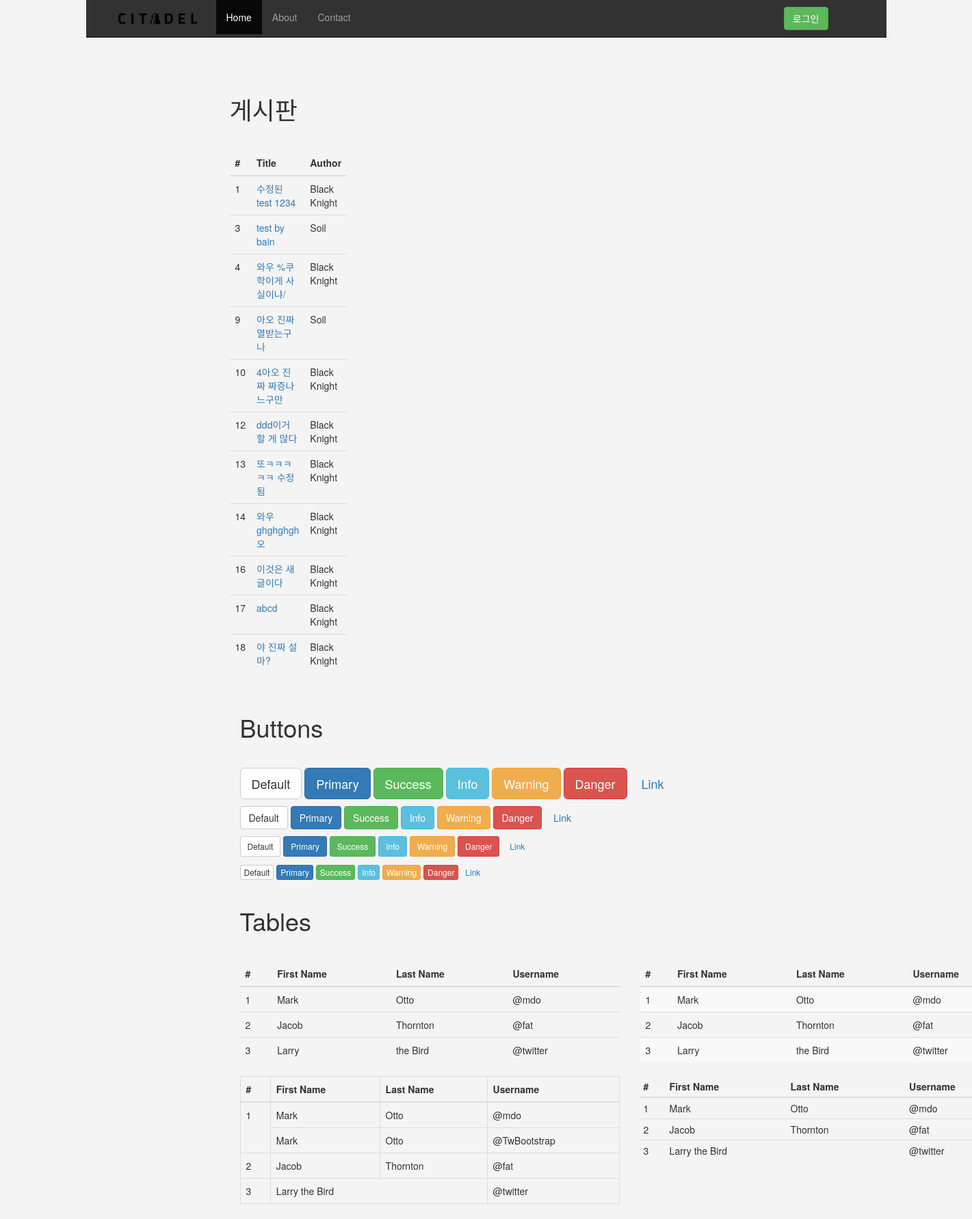
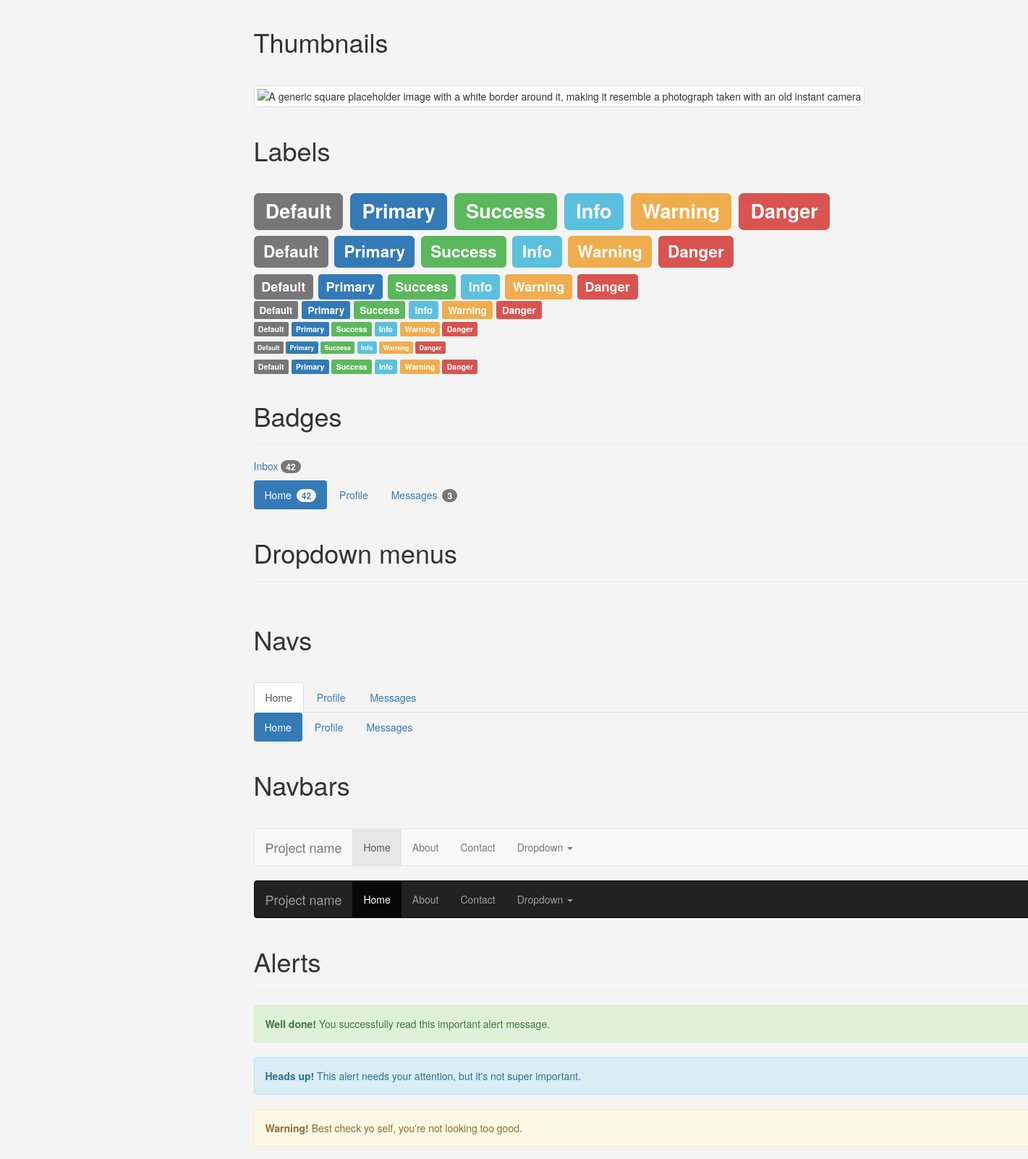
The page / (upper part) on the database its author committed (2 pictures, top to bottom).
### citadel_declarative.py (models this page shows)
class Message(Base):
	__tablename__ = 'message'
	id = Column(Integer, primary_key = True)
	title = Column(String(250), nullable = False)
	text = Column(String(4096), nullable = False)
	user_id = Column(Integer, ForeignKey('user.id'))
	user = relationship(User)

class User(Base):
	__tablename__ = 'user'
	id = Column(Integer, primary_key = True)
	userid = Column(String(250), nullable = False)
	first_name = Column(String(250), nullable = False)
	last_name = Column(String(250), nullable = False)
	email_addr = Column(String(250), nullable = False)
	nickname = Column(String(250), nullable = False)
	pw_hash = Column(String(250), nullable = False)

### main.py (the view)
@app.route('/')
def main():
	posts = [alc2jsonex(post) for post in dbs.query(Message).all()]
	if session.get('user_info'):
		form = AddPostForm(request.form)
		return render_template('main.html', form=form, posts=posts)
	return render_template('main.html', posts=posts)

### main.py (called while the page is built)
def alc2jsonex(row):
    return dict([(col, getattr(row,col)) for col in row.__table__.columns.keys()] + [('author', row.user.nickname)])

### templates/main.html (shortened to what this page needs)
{% extends "layout.html" %}
{% block body %}
<div class="page-header">
  <h1>게시판</h1>
</div>
<div class="row">
  <div class="col-md-3">
    <table class="table">
      <thead>
        <tr>
          <th>#</th>
          <th>Title</th>
          <th>Author</th>
        </tr>
      </thead>
      <tbody>
        {% for post in posts %}
          <tr>
            <td>{{ post.id }}</td>
            <td><a href="{{ url_for('show_post', id=post.id) }}">{{ post.title }}</a></td>
            <td>{{ post.author }}</td>
          </tr>
        {% else %}
          <em>No posts here so far.</em>
        {% endfor %}
      </tbody>
    </table>
  </div>
</div>
<div class="container theme-showcase" role="main">
  <div class="page-header">
    <h1>Buttons</h1>
  </div>
  <p>
    <button type="button" class="btn btn-lg btn-default">Default</button>
    <button type="button" class="btn btn-lg btn-primary">Primary</button>
    <button type="button" class="btn btn-lg btn-success">Success</button>
    <button type="button" class="btn btn-lg btn-info">Info</button>
    <button type="button" class="btn btn-lg btn-warning">Warning</button>
    <button type="button" class="btn btn-lg btn-danger">Danger</button>
    <button type="button" class="btn btn-lg btn-link">Link</button>
  </p>
  <p>
    <button type="button" class="btn btn-default">Default</button>
    <button type="button" class="btn btn-primary">Primary</button>
    <button type="button" class="btn btn-success">Success</button>
    <button type="button" class="btn btn-info">Info</button>
    <button type="button" class="btn btn-warning">Warning</button>
    <button type="button" class="btn btn-danger">Danger</button>
    <button type="button" class="btn btn-link">Link</button>
  </p>
  <p>
    <button type="button" class="btn btn-sm btn-default">Default</button>
    <button type="button" class="btn btn-sm btn-primary">Primary</button>
    <button type="button" class="btn btn-sm btn-success">Success</button>
    <button type="button" class="btn btn-sm btn-info">Info</button>
    <button type="button" class="btn btn-sm btn-warning">Warning</button>
    <button type="button" class="btn btn-sm btn-danger">Danger</button>
    <button type="button" class="btn btn-sm btn-link">Link</button>
  </p>
  <p>
    <button type="button" class="btn btn-xs btn-default">Default</button>
    <button type="button" class="btn btn-xs btn-primary">Primary</button>
    <button type="button" class="btn btn-xs btn-success">Success</button>
    <button type="button" class="btn btn-xs btn-info">Info</button>
    <button type="button" class="btn btn-xs btn-warning">Warning</button>
    <button type="button" class="btn btn-xs btn-danger">Danger</button>
    <button type="button" class="btn btn-xs btn-link">Link</button>
  </p>
  <div class="page-header">
    <h1>Tables</h1>
  </div>
  <div class="row">
    <div class="col-md-6">
      <table class="table">
        <thead>
          <tr>
            <th>#</th>
            <th>First Name</th>
            <th>Last Name</th>
            <th>Username</th>
          </tr>
        </thead>
        <tbody>
          <tr>
            <td>1</td>
            <td>Mark</td>
            <td>Otto</td>
            <td>@mdo</td>
          </tr>
          <tr>
            <td>2</td>
            <td>Jacob</td>
            <td>Thornton</td>
            <td>@fat</td>
          </tr>
          <tr>
            <td>3</td>
            <td>Larry</td>
            <td>the Bird</td>
            <td>@twitter</td>
          </tr>
        </tbody>
      </table>
    </div>
    <div class="col-md-6">
      <table class="table table-striped">
        <thead>
          <tr>
            <th>#</th>
            <th>First Name</th>
            <th>Last Name</th>
            <th>Username</th>
          </tr>
        </thead>
        <tbody>
          <tr>
            <td>1</td>
            <td>Mark</td>
            <td>Otto</td>
            <td>@mdo</td>
          </tr>
          <tr>
            <td>2</td>
            <td>Jacob</td>
            <td>Thornton</td>
            <td>@fat</td>
          </tr>
          <tr>
            <td>3</td>
            <td>Larry</td>
            <td>the Bird</td>
            <td>@twitter</td>
          </tr>
        </tbody>
      </table>
    </div>
  </div>
  <div class="row">
    <div class="col-md-6">
      <table class="table table-bordered">
        <thead>
          <tr>
            <th>#</th>
            <th>First Name</th>
            <th>Last Name</th>
            <th>Username</th>
          </tr>
        </thead>
        <tbody>
          <tr>
            <td rowspan="2">1</td>
            <td>Mark</td>
            <td>Otto</td>
            <td>@mdo</td>
          </tr>
          <tr>
            <td>Mark</td>
            <td>Otto</td>
            <td>@TwBootstrap</td>
          </tr>
          <tr>
            <td>2</td>
            <td>Jacob</td>
            <td>Thornton</td>
            <td>@fat</td>
          </tr>
          <tr>
            <td>3</td>
            <td colspan="2">Larry the Bird</td>
            <td>@twitter</td>
          </tr>
        </tbody>
      </table>
    </div>
    <div class="col-md-6">
      <table class="table table-condensed">
        <thead>
          <tr>
            <th>#</th>
            <th>First Name</th>
            <th>Last Name</th>
            <th>Username</th>
          </tr>
        </thead>
        <tbody>
          <tr>
            <td>1</td>
            <td>Mark</td>
            <td>Otto</td>
            <td>@mdo</td>
          </tr>
          <tr>
            <td>2</td>
            <td>Jacob</td>
            <td>Thornton</td>
            <td>@fat</td>
          </tr>
          <tr>
            <td>3</td>
            <td colspan="2">Larry the Bird</td>
            <td>@twitter</td>
          </tr>
        </tbody>
      </table>
    </div>
  </div>
  <div class="page-header">
    <h1>Thumbnails</h1>
  </div>
  <img data-src="holder.js/200x200" class="img-thumbnail" alt="A generic square placeholder image with a white border around it, making it resemble a photograph taken with an old instant camera">
  <div class="page-header">
    <h1>Labels</h1>
  </div>
  <h1>
    <span class="label label-default">Default</span>
    <span class="label label-primary">Primary</span>
    <span class="label label-success">Success</span>
    <span class="label label-info">Info</span>
    <span class="label label-warning">Warning</span>
    <span class="label label-danger">Danger</span>
  </h1>
  <h2>
    <span class="label label-default">Default</span>
    <span class="label label-primary">Primary</span>
    <span class="label label-success">Success</span>
    <span class="label label-info">Info</span>
    <span class="label label-warning">Warning</span>
    <span class="label label-danger">Danger</span>
  </h2>
  <h3>
    <span class="label label-default">Default</span>
    <span class="label label-primary">Primary</span>
    <span class="label label-success">Success</span>
    <span class="label label-info">Info</span>
    <span class="label label-warning">Warning</span>
    <span class="label label-danger">Danger</span>
  </h3>
  <h4>
    <span class="label label-default">Default</span>
    <span class="label label-primary">Primary</span>
    <span class="label label-success">Success</span>
    <span class="label label-info">Info</span>
    <span class="label label-warning">Warning</span>
    <span class="label label-danger">Danger</span>
  </h4>
  <h5>
    <span class="label label-default">Default</span>
    <span class="label label-primary">Primary</span>
    <span class="label label-success">Success</span>
    <span class="label label-info">Info</span>
    <span class="label label-warning">Warning</span>
    <span class="label label-danger">Danger</span>
  </h5>
  <h6>
    <span class="label label-default">Default</span>
    <span class="label label-primary">Primary</span>
    <span class="label label-success">Success</span>
    <span class="label label-info">Info</span>
    <span class="label label-warning">Warning</span>
    <span class="label label-danger">Danger</span>
  </h6>
  <p>
    <span class="label label-default">Default</span>
    <span class="label label-primary">Primary</span>
    <span class="label label-success">Success</span>
    <span class="label label-info">Info</span>
    <span class="label label-warning">Warning</span>
    <span class="label label-danger">Danger</span>
  </p>
  <div class="page-header">
    <h1>Badges</h1>
  </div>
  <p>
    <a href="#">Inbox <span class="badge">42</span></a>
  </p>
  <ul class="nav nav-pills" role="tablist">
    <li role="presentation" class="active"><a href="#">Home <span class="badge">42</span></a></li>
    <li role="presentation"><a href="#">Profile</a></li>
    <li role="presentation"><a href="#">Messages <span class="badge">3</span></a></li>
  </ul>
  <div class="page-header">
    <h1>Dropdown menus</h1>
  </div>
  <div class="page-header">
    <h1>Navs</h1>
  </div>
  <ul class="nav nav-tabs" role="tablist">
    <li role="presentation" class="active"><a href="#">Home</a></li>
    <li role="presentation"><a href="#">Profile</a></li>
    <li role="presentation"><a href="#">Messages</a></li>
  </ul>
  <ul class="nav nav-pills" role="tablist">
    <li role="presentation" class="active"><a href="#">Home</a></li>
    <li role="presentation"><a href="#">Profile</a></li>
    <li role="presentation"><a href="#">Messages</a></li>
  </ul>
  <div class="page-header">
    <h1>Navbars</h1>
  </div>
  <nav class="navbar navbar-default">
    <div class="container">
      <div class="navbar-header">
        <a class="navbar-brand" href="#">Project name</a>
      </div>
      <div class="navbar-collapse collapse">
        <ul class="nav navbar-nav">
          <li class="active"><a href="#">Home</a></li>
          <li><a href="#about">About</a></li>
          <li><a href="#contact">Contact</a></li>
          <li class="dropdown">
            <a href="#" class="dropdown-toggle" data-toggle="dropdown" role="button" aria-expanded="false">Dropdown <span class="caret"></span></a>
          </li>
        </ul>
      </div>
    </div>
  </nav>
  <nav class="navbar navbar-inverse">
    <div class="container">
      <div class="navbar-header">
        <a class="navbar-brand" href="#">Project name</a>
      </div>
      <div class="navbar-collapse collapse">
        <ul class="nav navbar-nav">
          <li class="active"><a href="#">Home</a></li>
          <li><a href="#about">About</a></li>
          <li><a href="#contact">Contact</a></li>
          <li class="dropdown">
            <a href="#" class="dropdown-toggle" data-toggle="dropdown" role="button" aria-expanded="false">Dropdown <span class="caret"></span></a>
          </li>
        </ul>
      </div>
    </div>
  </nav>
  <div class="page-header">
    <h1>Alerts</h1>
  </div>
  <div class="alert alert-success" role="alert">
    <strong>Well done!</strong> You successfully read this important alert message.
  </div>
  <div class="alert alert-info" role="alert">
    <strong>Heads up!</strong> This alert needs your attention, but it's not super important.
  </div>
  <div class="alert alert-warning" role="alert">
    <strong>Warning!</strong> Best check yo self, you're not looking too good.
  </div>
</div>
{% endblock %}

### templates/layout.html (shortened to what this page needs)
<!doctype html>
<html lang="ko">
<head>
  <link href="{{ url_for('static', filename='css/bootstrap.min.css') }}" rel="stylesheet">
  <link href="{{ url_for('static', filename='css/custom-citadel.css') }}" rel="stylesheet">
  <link href="{{ url_for('static', filename='css/custom/login.css') }}" rel="stylesheet">
</head>
<body Onload="dp.SyntaxHighlighter.HighlightAll('code');">
{% block nav %}
  <div class="navbar-wrapper">
    <div class="container">
      <nav class="navbar navbar-inverse navbar-static-top">
        <div class="container">
          <div class="navbar-header">
            <a class="navbar-brand" href="{{ url_for('forum',name='unity',page=1) }}">
              <img src="{{ url_for('static', filename='img/logo_citadel.png') }}" class="custom-logo img-rounded">
            </a>
          </div>
          <div id="navbar" class="navbar-collapse collapse">
            <ul class="nav navbar-nav">
              <li class="active"><a href="#">Home</a></li>
              <li><a href="#about">About</a></li>
              <li><a href="#contact">Contact</a></li>
            </ul>
            <div class="navbar-right" style="display:inline-block; margin: 10px 50px">
                {% if not session.user_info %}
                  <a href="{{ url_for('login') }}" class="btn  btn-success">로그인</a>
                {% else %}
                  <a href="{{ url_for('profile') }}">{{ session.user_info.name }}</a> 님, 반갑습니다!
                  <a href="{{ url_for('logout') }}" class="btn  btn-normal">로그아웃</a>
                {% endif %}
            </div>
          </div>
        </div>
      </nav>
    </div>
  </div>
{% endblock %}
  <div class="container">
    <div class="row" style="padding-top:50px; padding-bottom: 50px;">
      <div class="col-md-8 col-md-offset-2">
        {% block body %}{% endblock %}
      </div>
    </div>
  </div>
</body>
</html>

### static/css/custom-citadel.css (style rules this page uses)
img { max-width:100% !important; height:auto !important; }

### static/css/custom/login.css (style rules this page uses)
.custom-logo { display: inline-block; width: 120px; margin: 0 10px; }
body { padding-top: 50px; padding-bottom: 20px; background-color: rgb(244,244,244); }
.navbar-wrapper { position: absolute; top: 0; right: 0; left: 0; z-index: 20; }
.navbar-wrapper > .container { padding-right: 0; padding-left: 0; }
.navbar-wrapper .navbar { padding-right: 20px; padding-left: 20px; background-color: rgb(50,50,50); }
.navbar-wrapper .navbar .container { width: auto; }

### rows shown on the page
Message: title "수정된 test 1234"
User: author "Black Knight" "Black Knight" "Black Knight" "Black Knight" "Black Knight" "Black Knight" "Black Knight" "Black Knight" "Black Knight"
Message: title "test by bain"
User: author "Soil" "Soil"
Message: title "와우 %쿠학이게 사실이냐/"
Message: title "아오 진짜 열받는구나"
Message: title "4아오 진짜 짜증나느구만"
Message: title "ddd이거 할 게 많다"
Message: title "또ㅋㅋㅋㅋㅋ 수정됨"
Message: title "와우 ghghghgh오"
Message: title "이것은 새 글이다"
Message: title "abcd"
Message: title "야 진짜 설마?"

### other values the page prints
{{ post.id }} "1" "3" "4" "9" "10" "12" "13" "14" "16" "17" "18"
